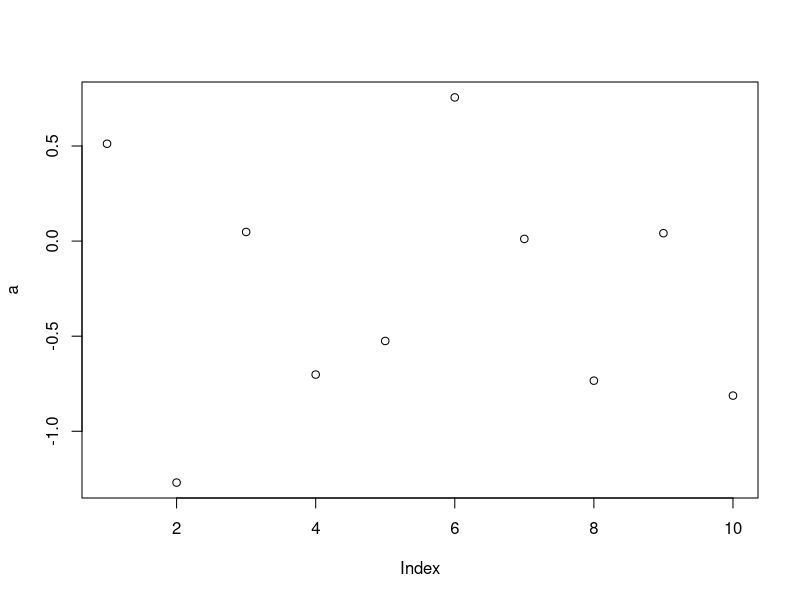
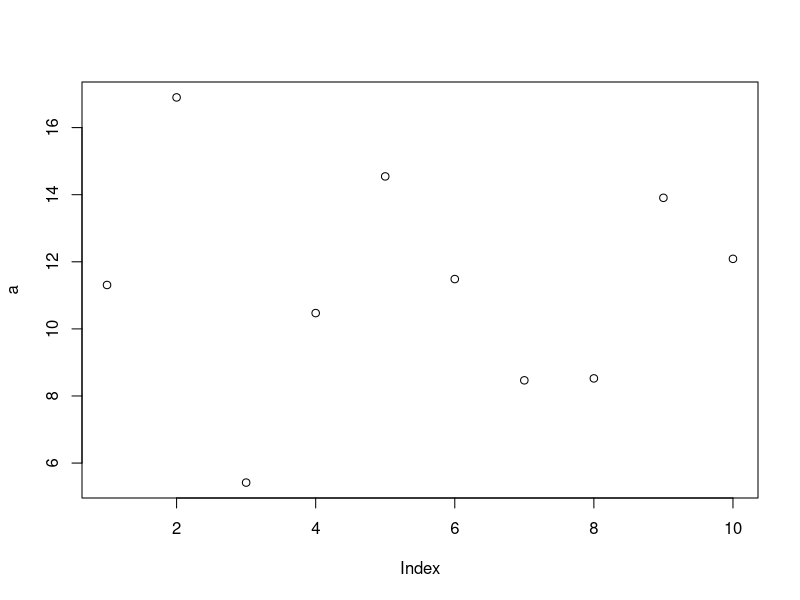

Write the R code that produced these figures, in order. (Note: this script raises an error after producing the figures.)
#Data Mining with R by Luis Torgo
#Prasant Sudhakaran####

#Chapter 1####

install.packages("RMySQL")
install.packages("DMwR")

installed.packages()
library()
#To check if there are newer versions of installed packages at CRAN
old.packages()
update.packages()
#To search the r-project site
#Format : RSiteSearch('Search term')
RSiteSearch('neural networks')

#R Objects

#Assigning values
x <- 945
x

#To list the current objects in memory
ls()
#Or alternatively:
objects()

#Vectors
#Vectors are used to store a set of elements of the same atomic data type
x <- 45.3 #Example of a single element vector
length(x) #To check the length of the vector

#Using the c() function to create vectors
v <- c(4,7, 23.5, 76.2, 90)
v
length(v)
mode(v) #Get or set the type or storage mode of an object.
#All elements of a vector must belong to the same mode, else R will coerce the type
#For example:
v <- c(4,7, 23.5, 76.2, 90, "rrt")
v
mode(v)

u <- c(4, 6, NA, 2) #All vectors may contain NA values
u

k <- c(T, F, NA, TRUE)
k

#Accessing a specific element of a vector
v[2] #Calling the second element of the vector v

#Changing the value of a particular vector
v[1] <- "hello"
v

#Creating an empty vector
x <- vector()
x
length(x)
#Add a value to a specific index, to alter the length of the vector
x[3] <- 45
x

#Assignment Operations are destructive (or can be destructive)
v <- c(45, 243, 78, 343, 445, 44, 56, 77)
v
v <- c(v[5], v[7])
v # v now consists of 2 elements

#Vectorisation
v <- c(4,7, 23.5, 76.2, 80)
x <- sqrt(v)
x
#Vector Arithmetic
v1 <- c(4, 6, 87)
v2 <- c(34, 32.4, 12)
v1 + v2

#If the vector isn't of sufficient length, R will use a recycling rule by repeating the
#shorter vector until it fills in the size of the larger vector
v1 <- c(4, 6, 8, 24)
v2 <- c(10, 2)
v1+v2

#If the lengths are not multiples, then a warning will be issued:
v1 <- c(4, 6, 8, 24)
v2 <- c(10, 2, 4)
v1+v2
#Single numbers are represented in R as vectors of length 1
v1 <- c(4,6,8,24)
2*v1 #The vector 2 is being multiplied with each element of v1

#Factors
#Easy and compact form of handling categorical (nominal) data

#Factors have levels that are the possible values they can take.
g <- c("f", "m", "m", "m", "f", "m", "f", "m", "f", "f")
g
#Transform vector g into a factor
g <- factor(g)
g

#Defining factor levels even when data consists of only one factor (at the moment)
other.g <- factor(c("m", "m", "m", "m", "m"))
other.g
other.g <- factor(c("m", "m", "m", "m", "m"), levels= c("f", "m"))
other.g #Now has two levels

#Counting the occurrence of each possible value, using the table function
table(g)
table(other.g)

#The table function can also be used for cross tabulation of several factors
a <- factor(c("adult", "adult", "juvenile", "juvenile", "adult", "adult", 
              "adult", "juvenile", "adult", "juvenile"))
table(a)
table(a,g)

#Calculate marginal and relative frequencies of contingency tables
t <- table(a,g)
margin.table(t,1) # 1 represents the first dimension of the table
margin.table(t,2) # 2 represents the second dimension of the table

#For relative frequencies
prop.table(t,1)
prop.table(t,2)*100 #Multiplied by 100 to get percentage figures instead of decimals

#Generating Sequences
#To create a vector containing integers between 1 and 100
c <- 1:100
c
#Decreasing sequences
5:0

#To generate sequences of real numbers, use the function seq()
seq(-4, 1, 0.5) #A sequene of real numbers between -4 and 1, with increments of 0.5
#More example of the use of seq()
seq(from=1, to=5, length=4)

#Repeating a sequence of characters
rep(5,10) #Repeats the number 5, ten times
rep("hi", 3) #Repeats the string 'hi' three times
rep(1:2, 3) #Repeats the sequence 1:2 three times
rep(1:2, each =3) #Repeats the numbers 1 and 2, each of the three times

#The gl() function:
#Used to generate sequences involving factors
#Syntax of the function is gl(k,n), where k is the number of levels of the factor, 
#n is the number of repetitions of each level.

gl(3,5)
gl(2,5, labels=c("female", "male"))

#Generating random numbers
#Ten randomly generated numbers from a normal distribution with zero mean
#and unit standard deviation
a <- rnorm(10)
plot (a)
#Randomly genarated numbers with a mean of 10 and SD of 3
a <- rnorm(10, mean = 10, sd = 3)
a
plot(a)
#Five numbers drawn randomly from a student t distribution with 10 degrees of freedom
rt(5, df = 10)

#Sub-setting
#Logical index vectors: Extract elements corresponding to true values
x <- c(0,-3, 4, -1, 45, 90, -5)
x>0 #Only the values greater than 0 will return TRUE
x[x>0] #Give me the values of x, for which the following logical expression is true
#More complex logical operators
x[x<=-2 | x>5]
x[x>40 & x<100]
#Extracting several elements from a vector
x[c(4,6)]
x[1:3]
y <- c(1,4)
x[y]
#Use a vector with negative indices to indicate which elements are to be excluded from selection
x[-1]
x[-(1:3)]

pH <- c(4.5, 7, 7.3, 8.2, 6.3)
names(pH) <- c("area 1", "area 2", "mud", "dam", "middle")
pH
#If you already know the names of the vectors:
ph <- c(area1=4.5, area2=7, mud=7.3, dam=8.2, middle=6.3)
ph
ph["mud"] #Indexing of the name
ph[c("area1", "mud", "middle")]

#Empty Index
#Represents absense of a restriction on the selection process
ph[] <- 0 #Assigns 0 as the value for all vectors in "ph"
ph[]

#Matrices and Arrays
#Matrices are a special case of arrays with two single dimensions
m <- c(45, 23, 66, 77, 33, 44, 56, 12, 78, 23)
m
dim(m) <- c(2,5) #Specifying the dimensions of the matrix - 2 rows, 5 columns
m
#Alternate way to create the same matrix
m <- matrix(c(45, 23, 66, 77, 33, 44, 56, 12, 78, 23),2,5)
m #Matrix, filled by column

m <- matrix(c(45, 23, 66, 77, 33, 44, 56, 12, 78, 23), 2,
            5, byrow=T)
m #Matrix, by row

m[2,3] #2nd row, 3rd column

m[-2,1] 
m[1,] #Obtain the entire first row
m[,4] #Obtain the entire fourth column
m[,90] #Will give an 'Out of Bounds' error if you specify column that doesn't exist 

#Using the cbind/rbind function to join two or more matrices by columns or rows respectively
m1 <- matrix(c(45, 23, 66, 77, 33, 44, 56, 12, 78, 23), 2, 5)
m1
cbind(c(4,76), m1[,4])

m2 <- matrix(rep(10,20), 4,5) #Repeat the number '10', twenty times, arrange into a 4X5 matrix
m2

m3 <- rbind(m[1,],m2[3,]) #combine the 1st row of m1, and 3rd row of m2
m3
